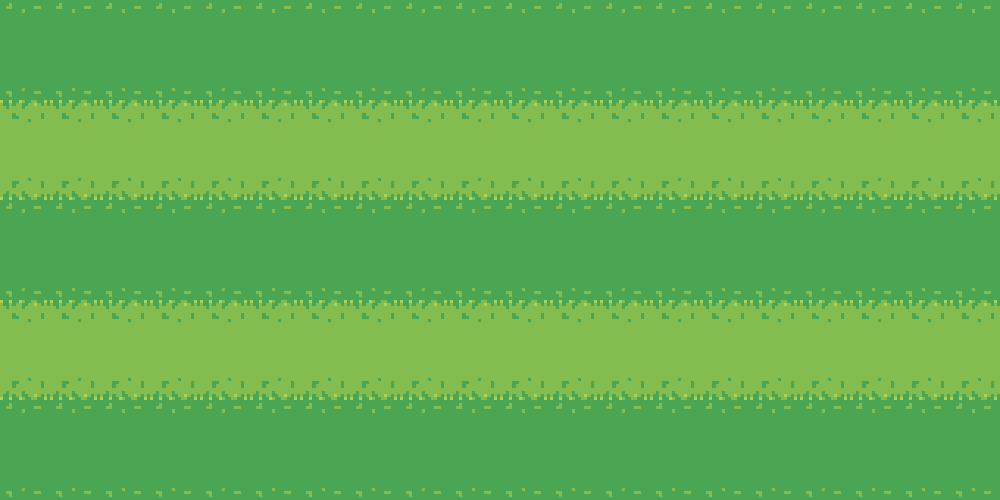

Below is a game level as drawn by its tile map, then a one-line description and the .tmx file that defines it, in full:
An orthogonal 20x10 tile map with 50x50 px tiles, 1 tile layer (grass).

<map version="1.9" tiledversion="1.9.1" orientation="orthogonal" renderorder="left-up" width="20" height="10" tilewidth="50" tileheight="50" infinite="0" nextlayerid="2" nextobjectid="1">
 <tileset firstgid="1" source="grass.tsx" />
 <layer id="1" name="grass" width="20" height="10">
  <data encoding="csv">
23,23,23,23,23,23,23,23,23,23,23,23,23,23,23,23,23,23,23,23,
3,3,3,3,3,3,3,3,3,3,3,3,3,3,3,3,3,3,3,3,
8,8,8,8,8,8,8,8,8,8,8,8,8,8,8,8,8,8,8,8,
18,18,18,18,18,18,18,18,18,18,18,18,18,18,18,18,18,18,18,18,
23,23,23,23,23,23,23,23,23,23,23,23,23,23,23,23,23,23,23,23,
3,3,3,3,3,3,3,3,3,3,3,3,3,3,3,3,3,3,3,3,
8,8,8,8,8,8,8,8,8,8,8,8,8,8,8,8,8,8,8,8,
18,18,18,18,18,18,18,18,18,18,18,18,18,18,18,18,18,18,18,18,
23,23,23,23,23,23,23,23,23,23,23,23,23,23,23,23,23,23,23,23,
3,3,3,3,3,3,3,3,3,3,3,3,3,3,3,3,3,3,3,3
</data>
 </layer>
</map>
